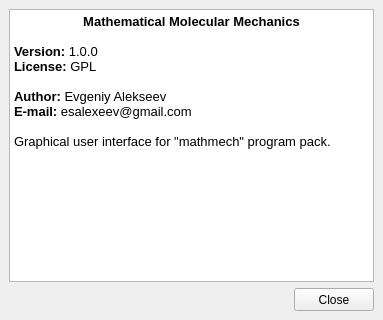
<?xml version="1.0" encoding="UTF-8"?>
<ui version="4.0">
 <class>AboutWindow</class>
 <widget class="QMainWindow" name="AboutWindow">
  <property name="geometry">
   <rect>
    <x>0</x>
    <y>0</y>
    <width>383</width>
    <height>320</height>
   </rect>
  </property>
  <property name="windowTitle">
   <string>About</string>
  </property>
  <widget class="QWidget" name="centralwidget">
   <layout class="QVBoxLayout" name="verticalLayout">
    <item>
     <widget class="QTextBrowser" name="textBrowser">
      <property name="html">
       <string>&lt;!DOCTYPE HTML PUBLIC &quot;-//W3C//DTD HTML 4.0//EN&quot; &quot;http://www.w3.org/TR/REC-html40/strict.dtd&quot;&gt;
&lt;html&gt;&lt;head&gt;&lt;meta name=&quot;qrichtext&quot; content=&quot;1&quot; /&gt;&lt;style type=&quot;text/css&quot;&gt;
p, li { white-space: pre-wrap; }
&lt;/style&gt;&lt;/head&gt;&lt;body style=&quot; font-family:'Liberation Serif'; font-size:10pt; font-weight:400; font-style:normal;&quot;&gt;
&lt;p align=&quot;center&quot; style=&quot; margin-top:0px; margin-bottom:0px; margin-left:0px; margin-right:0px; -qt-block-indent:0; text-indent:0px;&quot;&gt;&lt;span style=&quot; font-weight:600;&quot;&gt;Mathematical Molecular Mechanics&lt;/span&gt;&lt;/p&gt;
&lt;p style=&quot;-qt-paragraph-type:empty; margin-top:0px; margin-bottom:0px; margin-left:0px; margin-right:0px; -qt-block-indent:0; text-indent:0px;&quot;&gt;&lt;br /&gt;&lt;/p&gt;
&lt;p style=&quot; margin-top:0px; margin-bottom:0px; margin-left:0px; margin-right:0px; -qt-block-indent:0; text-indent:0px;&quot;&gt;&lt;span style=&quot; font-weight:600;&quot;&gt;Version:&lt;/span&gt; 1.0.0&lt;/p&gt;
&lt;p style=&quot; margin-top:0px; margin-bottom:0px; margin-left:0px; margin-right:0px; -qt-block-indent:0; text-indent:0px;&quot;&gt;&lt;span style=&quot; font-weight:600;&quot;&gt;License:&lt;/span&gt; GPL&lt;/p&gt;
&lt;p style=&quot;-qt-paragraph-type:empty; margin-top:0px; margin-bottom:0px; margin-left:0px; margin-right:0px; -qt-block-indent:0; text-indent:0px;&quot;&gt;&lt;br /&gt;&lt;/p&gt;
&lt;p style=&quot; margin-top:0px; margin-bottom:0px; margin-left:0px; margin-right:0px; -qt-block-indent:0; text-indent:0px;&quot;&gt;&lt;span style=&quot; font-weight:600;&quot;&gt;Author:&lt;/span&gt; Evgeniy Alekseev&lt;/p&gt;
&lt;p style=&quot; margin-top:0px; margin-bottom:0px; margin-left:0px; margin-right:0px; -qt-block-indent:0; text-indent:0px;&quot;&gt;&lt;span style=&quot; font-weight:600;&quot;&gt;E-mail:&lt;/span&gt; esalexeev@gmail.com&lt;/p&gt;
&lt;p style=&quot;-qt-paragraph-type:empty; margin-top:0px; margin-bottom:0px; margin-left:0px; margin-right:0px; -qt-block-indent:0; text-indent:0px;&quot;&gt;&lt;br /&gt;&lt;/p&gt;
&lt;p align=&quot;justify&quot; style=&quot; margin-top:0px; margin-bottom:0px; margin-left:0px; margin-right:0px; -qt-block-indent:0; text-indent:0px;&quot;&gt;Graphical user interface for &amp;quot;mathmech&amp;quot; program pack.&lt;/p&gt;&lt;/body&gt;&lt;/html&gt;</string>
      </property>
     </widget>
    </item>
    <item>
     <layout class="QHBoxLayout" name="about_layout_buttons">
      <item>
       <spacer name="horizontalSpacer">
        <property name="orientation">
         <enum>Qt::Horizontal</enum>
        </property>
        <property name="sizeHint" stdset="0">
         <size>
          <width>40</width>
          <height>20</height>
         </size>
        </property>
       </spacer>
      </item>
      <item>
       <widget class="QPushButton" name="about_pushButton_close">
        <property name="minimumSize">
         <size>
          <width>80</width>
          <height>23</height>
         </size>
        </property>
        <property name="toolTip">
         <string>Close window</string>
        </property>
        <property name="text">
         <string>Close</string>
        </property>
        <property name="autoDefault">
         <bool>true</bool>
        </property>
       </widget>
      </item>
     </layout>
    </item>
   </layout>
  </widget>
 </widget>
 <tabstops>
  <tabstop>textBrowser</tabstop>
  <tabstop>about_pushButton_close</tabstop>
 </tabstops>
 <resources/>
 <connections>
  <connection>
   <sender>about_pushButton_close</sender>
   <signal>clicked()</signal>
   <receiver>AboutWindow</receiver>
   <slot>close()</slot>
   <hints>
    <hint type="sourcelabel">
     <x>358</x>
     <y>303</y>
    </hint>
    <hint type="destinationlabel">
     <x>358</x>
     <y>314</y>
    </hint>
   </hints>
  </connection>
 </connections>
</ui>
